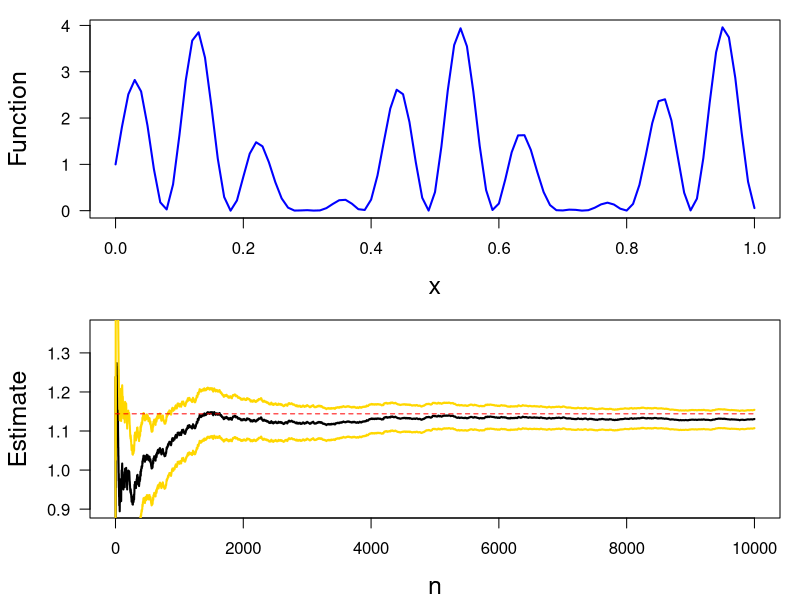

Here is the R script that generated this plot:
print('file: SolutionMCintegration.R')
# EXERCISE & SOLUTION: Monte Carlo integration
# Robert & Casella (2009, p.65-67, modified)
set.seed(1953) # set seed for random number generators
h=function(x){(cos(23*x)+sin(38*x))^2}
a = 38; b = 23
Ianalytic = 1-sin(2*a)/(4*a)+sin(2*b)/(4*b)-
  cos(a-b)/(a-b)-cos(a+b)/(a+b)+1/(a-b)+1/(a+b) # 1.144015
# png('MCintEXERCISE160811.png',width=16,height=12,units='cm',res=300)
out1 = integrate(h,0,1) # 1.144015 with absolute error < 2e-05
Inumeric = out1$value   #  1.144015
par(mar=c(4.1,4.5,1,1),mfrow=c(2,1))
curve(h,ylab='Function',xlab='x',lwd=2,las=1,col='blue',cex.lab=1.5)
x=h(runif(10^4))
estint=cumsum(x)/(1:10^4)
esterr=sqrt(cumsum((x-estint)^2))/(1:10^4)
plot(estint, ylab='Estimate',type='l',las=1,lwd=2,
     xlab='n',ylim=mean(x)+20*c(-esterr[10^4],esterr[10^4]),cex.lab=1.5)
lines(estint+2*esterr,col='gold',lwd=2)
lines(estint-2*esterr,col='gold',lwd=2)
xp = c(0,10000); yp = c(Ianalytic,Ianalytic)
lines(xp,yp,col='red',lty=2)
# dev.off()
